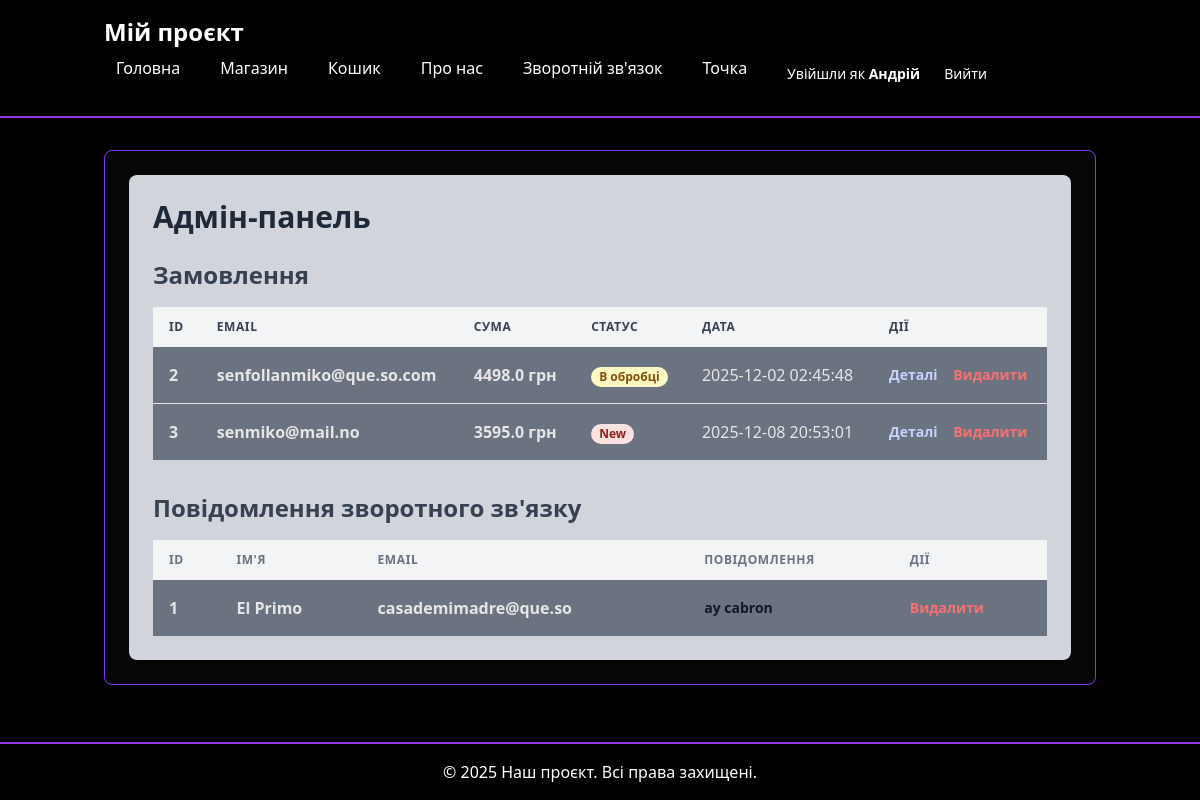
The page /admin (signed in) on the database its author committed.
### tables this page shows
CREATE TABLE orders (id INTEGER PRIMARY KEY AUTOINCREMENT, email TEXT, address TEXT, total_price REAL, status TEXT, date TEXT);

CREATE TABLE feedback (id INTEGER PRIMARY KEY AUTOINCREMENT, name TEXT, email TEXT, message TEXT);

### routes/admin.py (the view)
@admin_bp.route('/admin')
def admin():
    conn = get_db_connection()
    feedback = conn.execute('SELECT * FROM feedback').fetchall()
    conn.close()
    orders = get_orders()
    return render_template('admin.html', feedback=feedback, orders=orders)

### models.py (called while the page is built)
def get_db_connection() -> sqlite3.Connection:
    db_path = os.path.join(os.path.dirname(__file__), 'db.sqlite')
    conn = sqlite3.connect(db_path)
    conn.row_factory = sqlite3.Row
    return conn

def get_orders() -> List[Any]:
    conn = get_db_connection()
    orders = conn.execute('SELECT * FROM orders').fetchall()
    conn.close()
    return orders

### templates/admin.html (shortened to what this page needs)
{% extends "base.html" %}
{% block content %}
<div class="bg-gray-300 shadow-md rounded-lg p-6">
    <h1 class="text-3xl font-bold mb-6 text-gray-800">Адмін-панель</h1>
    <div class="mb-8">
        <h2 class="text-2xl font-semibold mb-4 text-gray-700">Замовлення</h2>
        <div class="overflow-x-auto">
            <table class="min-w-full bg-gray-500">
                <thead class="bg-gray-100">
                    <tr>
                        <th class="py-3 px-4 text-left text-xs font-bold text-gray-700 uppercase tracking-wider">ID</th>
                        <th class="py-3 px-4 text-left text-xs font-bold text-gray-700 uppercase tracking-wider">Email</th>
                        <th class="py-3 px-4 text-left text-xs font-bold text-gray-700 uppercase tracking-wider">Сума</th>
                        <th class="py-3 px-4 text-left text-xs font-bold text-gray-700 uppercase tracking-wider">Статус</th>
                        <th class="py-3 px-4 text-left text-xs font-bold text-gray-700 uppercase tracking-wider">Дата</th>
                        <th class="py-3 px-4 text-left text-xs font-bold text-gray-700 uppercase tracking-wider">Дії</th>
                    </tr>
                </thead>
                <tbody class="divide-y divide-gray-200">
                    {% for order in orders %}
                    <tr class="hover:bg-gray-600">
                        <td class="py-4 px-4 blackspace-nowrap font-bold">{{ order['id'] }}</td>
                        <td class="py-4 px-4 blackspace-nowrap font-bold">{{ order['email'] }}</td>
                        <td class="py-4 px-4 blackspace-nowrap font-bold">{{ order['total_price'] }} грн</td>
                        <td class="py-4 px-4 blackspace-nowrap font-bold">
                            <span class="px-2 inline-flex text-xs leading-5 font-bold rounded-full
                            {% if order['status'] == 'Нове' %}bg-green-100 text-green-800
                            {% elif order['status'] == 'В обробці' %}bg-yellow-100 text-yellow-800
                            {% elif order['status'] == 'Відправлено' %}bg-blue-100 text-blue-800
                            {% elif order['status'] == 'Доставлено' %}bg-purple-100 text-purple-800
                            {% else %}bg-red-100 text-red-800{% endif %}">
                                {{ order['status'] }}
                            </span>
                        </td>
                        <td class="py-4 px-4 blackspace-nowrap">{{ order['date'] }}</td>
                        <td class="py-4 px-4 blackspace-nowrap text-sm font-bold">
                            <a href="{{ url_for('admin.order_details', order_id=order['id']) }}" class="text-indigo-200 hover:text-indigo-900 mr-3">Деталі</a>
                            <form action="{{ url_for('admin.delete_order_route', order_id=order['id']) }}" method="post" class="inline">
                                <button type="submit" class="text-red-400 hover:text-red-900">Видалити</button>
                            </form>
                        </td>
                    </tr>
                    {% endfor %}
                </tbody>
            </table>
        </div>
    </div>
    <div>
        <h2 class="text-2xl font-semibold mb-4 text-gray-700">Повідомлення зворотного зв'язку</h2>
        <div class="overflow-x-auto">
            <table class="min-w-full bg-gray-500">
                <thead class="bg-gray-100">
                    <tr>
                        <th class="py-3 px-4 text-left text-xs font-bold text-gray-500 uppercase tracking-wider">ID</th>
                        <th class="py-3 px-4 text-left text-xs font-bold text-gray-500 uppercase tracking-wider">Ім'я</th>
                        <th class="py-3 px-4 text-left text-xs font-bold text-gray-500 uppercase tracking-wider">Email</th>
                        <th class="py-3 px-4 text-left text-xs font-bold text-gray-500 uppercase tracking-wider">Повідомлення</th>
                        <th class="py-3 px-4 text-left text-xs font-bold text-gray-500 uppercase tracking-wider">Дії</th>
                    </tr>
                </thead>
                <tbody class="divide-y divide-gray-200">
                    {% for item in feedback %}
                    <tr class="hover:bg-gray-600">
                        <td class="py-4 px-4 blackspace-nowrap font-bold">{{ item['id'] }}</td>
                        <td class="py-4 px-4 blackspace-nowrap font-bold">{{ item['name'] }}</td>
                        <td class="py-4 px-4 blackspace-nowrap font-bold">{{ item['email'] }}</td>
                        <td class="py-4 px-4">
                            <div class="text-sm text-gray-900 truncate max-w-xs font-bold">{{ item['message'] }}</div>
                        </td>
                        <td class="py-4 px-4 blackspace-nowrap text-sm font-bold">
                            <form action="{{ url_for('admin.delete_feedback', id=item['id']) }}" method="post">
                                <button type="submit" class="text-red-400 hover:text-red-800">Видалити</button>
                            </form>
                        </td>
                    </tr>
                    {% endfor %}
                </tbody>
            </table>
        </div>
    </div>
</div>
{% endblock %}

### templates/base.html (style rules this page uses)
body { background-color: #000000; color: #e6e6e6; }

### rows shown on the page
orders: id "2", email "senfollanmiko@que.so.com", total_price "4498.0", status "В обробці", date "2025-12-02 02:45:48"
orders: id "3", email "senmiko@mail.no", total_price "3595.0", status "New", date "2025-12-08 20:53:01"
feedback: id "1", name "El Primo", email "casademimadre@que.so", message "ay cabron"

### other values the page prints
{{ session.get('username') }} "Андрій"
